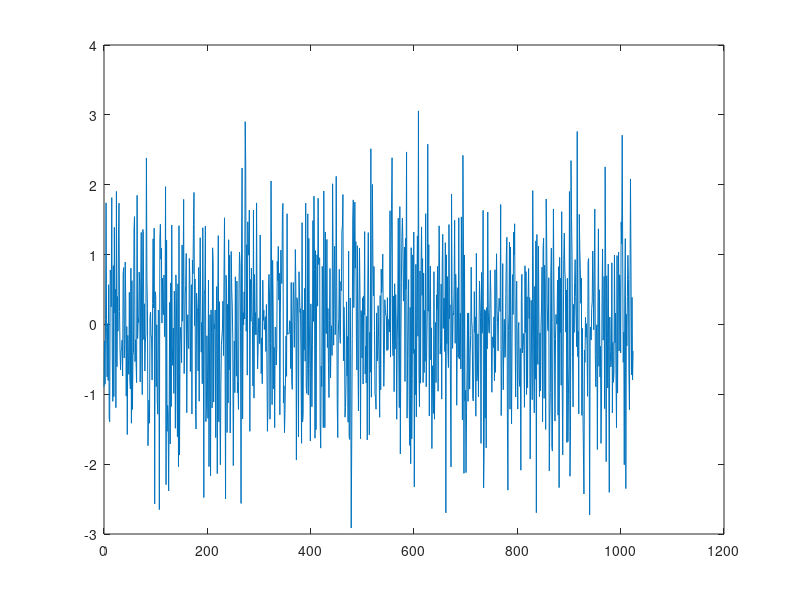

The MATLAB script that drew this image: (Note: this script raises an error after producing the figure.)
%TSDT14 JENS OCH DAVID task1
%% Jens Path
cd ~/Programmering/TSDT14/
%% 1st order lowpassfilter
fs = 2^10;
x=randn(fs,1).';  
%gaussian noise, if it has constant power it is white. The ACF rx[t1,t2]
%for any t1 != t2, should be zero. rx(t1,t2)  = E[X(t1)X(t2)], these are
%independent with mean zero. For t1 = t2, we get the variance, i.e. 1.
%the power of the noise is thus 1. 

Rx = 1;


%frekvens- och tidsvektor
f = linspace(0,fs,fs);
t = linspace(0,fs,fs);
dt = 1;
figure(2);
plot(t,x)
%PSD of white gaussian noise is a constant. We use 1 as an example, since
%it leads to simple scalings with different Rx.

%%

%cutoff frequency fc
fc = 10;

%Basic lowpassfilter (1/(1+j*f/fc))
H1 = 1./(1+1i*f/fc);

%Theoretical functions. 
Ryt1 = Rx./(1+(f/fc).^2);
ryt1 = Rx*pi*fc*exp(-2*pi*fc*abs(t));

%Estimated functions, should not use ifft, but a method instead, these are
%simply placeholders.
Ry1 = abs(H1).^2 * Rx;
%ry1 = ifft(Ry1,'symmetric')/dt; %symmetric, due to real signal?
X =fft(x); %X(f);
Y = X.*H1;
y = ifft(Y,'symmetric');
plot(f,y);
%%
ry1 = EstimateACF(y,t,'Blett');
ry1(1);

Ry1 = Periodogram(y,t);

figure(1)
subplot(231);
plot(f,Ryt1); xlim([0,10]);
title('Theoretical PSD');
subplot(232);
stem(t,ryt1); xlim([-0.2,20.2]);
title('Theoretical ACF');
subplot(233);
plot(t,ryt1);
title('Theoretical ACF');

subplot(234);
plot(f,Ry1);
title('Estimated PSD');
subplot(235);
stem(t,ry1); xlim([-0.2,20.2]);
title('Estimated ACF');
subplot(236);
plot(t,ry1);
title('Estimated ACF');

%%
%Tio ordningens Butter H

%frekvens- och tidsvektor
f = 0:0.01:99.99;
t = 0:0.01:99.99;
dt = 0.01;
%PSD av vitt Gaussian brus
Rx = 10;
fc = 10;

Wc = 2*pi*fc;
[b,a] = butter(10,2*Wc,'s');

Ry2 = (polyval(b,f)./polyval(a,f))* Rx;
ry2 = ifft(Ry2,'symmetric')/dt;

%Creating the rect
x = linspace(0,99.99,10000);
rect = zeros(size(x));
rect(abs(x)<fc) = 1;


Ryt2 = Rx.*rect;
ryt2 = 2*fc*sinc(2*fc*t)*Rx;

figure(2)
subplot(221);
plot(f,Ryt2);
title('Theoretical PSD');
subplot(222);
plot(t,ryt2); xlim([0,0.5]);
title('Theoretical ACF');

subplot(223);
plot(f,Ry2);
title('Estimated PSD');
subplot(224);
plot(t,ry2); xlim([0,0.5]);
title('Estimated ACF');
